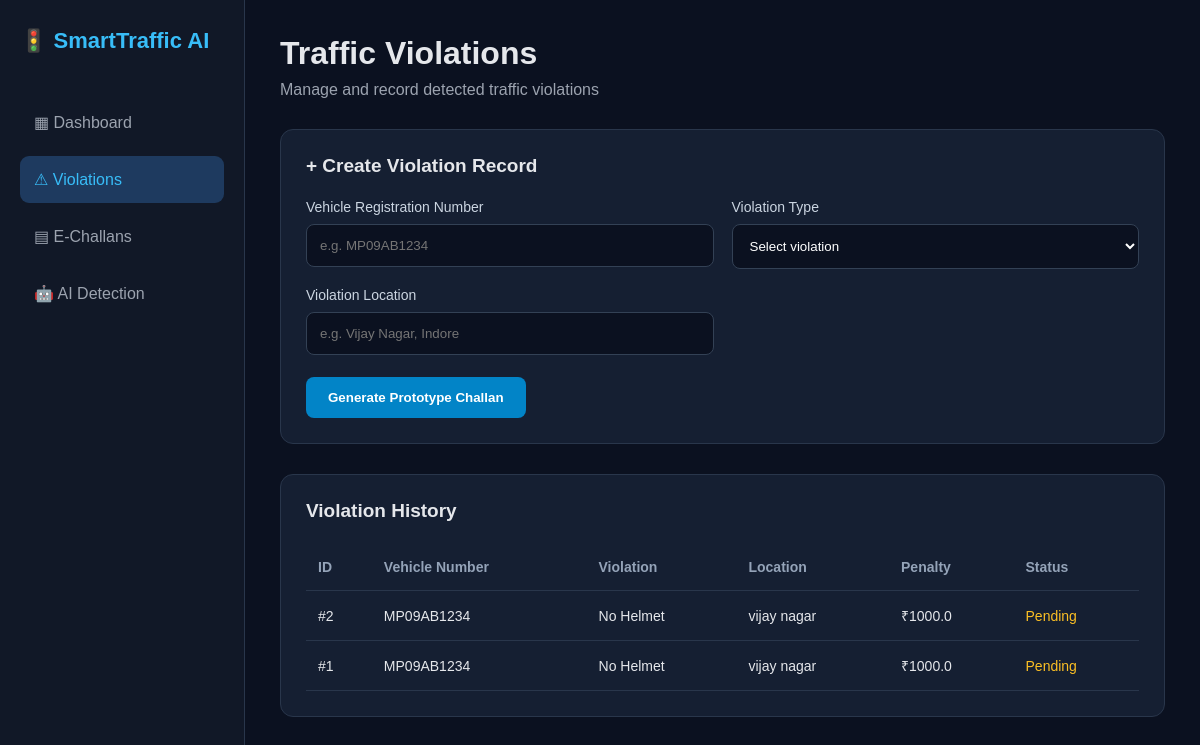
Screenshot of /violations with the database file from the repository.
### tables this page shows
CREATE TABLE violations (
            id INTEGER PRIMARY KEY AUTOINCREMENT,
            vehicle_number TEXT NOT NULL,
            violation_type TEXT NOT NULL,
            location TEXT,
            violation_time TEXT NOT NULL,
            evidence_path TEXT,
            penalty REAL DEFAULT 0,
            status TEXT DEFAULT 'Pending'
        );

### app.py (the view)
@app.route("/violations")
def violations():
    conn = get_db()
    records = conn.execute(
        "SELECT * FROM violations ORDER BY id DESC"
    ).fetchall()
    conn.close()
    return render_template(
        "violations.html",
        violations=records
    )

### database.py (called while the page is built)
def get_db():
    DB_PATH.parent.mkdir(parents=True, exist_ok=True)
    conn = sqlite3.connect(DB_PATH)
    conn.row_factory = sqlite3.Row
    conn.execute("PRAGMA foreign_keys = ON")
    return conn

### templates/violations.html (shortened to what this page needs)
<!DOCTYPE html>
<html lang="en">
<head>
</head>
<body>
<aside class="sidebar">
    <div class="logo">🚦 SmartTraffic AI</div>
    <nav>
        <a href="/">▦ Dashboard</a>
        <a href="/violations" class="active">⚠ Violations</a>
        <a href="/challans">▤ E-Challans</a>
        <a href="/ai-detection">🤖 AI Detection</a>
    </nav>
</aside>
<main>
    <h1>Traffic Violations</h1>
    <p class="subtitle">Manage and record detected traffic violations</p>
    <section class="panel">
        <h2>+ Create Violation Record</h2>
        <form action="/add-violation" method="POST">
            <div class="form-grid">
                <div>
                    <label>Vehicle Registration Number</label>
                    <input
                        type="text"
                        name="vehicle_number"
                        placeholder="e.g. MP09AB1234"
                        required
                    >
                </div>
                <div>
                    <label>Violation Type</label>
                    <select name="violation_type" required>
                        <option value="">Select violation</option>
                    </select>
                </div>
                <div>
                    <label>Violation Location</label>
                    <input
                        type="text"
                        name="location"
                        placeholder="e.g. Vijay Nagar, Indore"
                        required
                    >
                </div>
            </div>
            <button type="submit">
                Generate Prototype Challan
            </button>
        </form>
    </section>
    <section class="panel">
        <h2>Violation History</h2>
        <div class="table-wrap">
            <table>
                <thead>
                    <tr>
                        <th>ID</th>
                        <th>Vehicle Number</th>
                        <th>Violation</th>
                        <th>Location</th>
                        <th>Penalty</th>
                        <th>Status</th>
                    </tr>
                </thead>
                <tbody>
                    {% for item in violations %}
                    <tr>
                        <td>#{{ item.id }}</td>
                        <td>{{ item.vehicle_number }}</td>
                        <td>{{ item.violation_type }}</td>
                        <td>{{ item.location }}</td>
                        <td>₹{{ item.penalty }}</td>
                        <td class="status">{{ item.status }}</td>
                    </tr>
                    {% endfor %}
                </tbody>
            </table>
        </div>
    </section>
</main>
</body>
</html>

### templates/violations.html (style rules this page uses)
* { box-sizing: border-box; margin: 0; padding: 0; }
body { background: #0b1120; color: #e5e7eb; font-family: Arial, sans-serif; display: flex; min-height: 100vh; }
.sidebar { width: 245px; flex-shrink: 0; background: #111827; padding: 28px 20px; border-right: 1px solid #29364b; }
.logo { font-size: 22px; font-weight: bold; color: #38bdf8; margin-bottom: 45px; }
nav a { display: block; padding: 14px; margin-bottom: 10px; color: #9ca3af; text-decoration: none; border-radius: 9px; }
nav a:hover, nav a.active { background: #1e3a5f; color: #38bdf8; }
main { flex: 1; padding: 35px; min-width: 0; }
.subtitle { color: #9ca3af; margin-top: 9px; }
.panel { background: #151f32; border: 1px solid #29364b; border-radius: 13px; padding: 25px; margin-top: 30px; }
.panel h2 { font-size: 19px; margin-bottom: 22px; }
.form-grid { display: grid; grid-template-columns: repeat(2, minmax(0, 1fr)); gap: 18px; }
label { display: block; color: #cbd5e1; margin-bottom: 9px; font-size: 14px; }
input, select { width: 100%; padding: 13px; border-radius: 8px; border: 1px solid #334155; background: #0b1120; color: white; outline: none; }
button { margin-top: 22px; padding: 13px 22px; border: none; border-radius: 8px; background: #0284c7; color: white; font-weight: bold; cursor: pointer; }
.table-wrap { overflow-x: auto; }
table { width: 100%; min-width: 650px; border-collapse: collapse; text-align: left; }
th, td { padding: 15px 12px; border-bottom: 1px solid #29364b; font-size: 14px; }
th { color: #94a3b8; }
.status { color: #fbbf24; }

### rows the page displays
violations: id "2", vehicle_number "MP09AB1234", violation_type "No Helmet", location "vijay nagar", penalty "1000.0", status "Pending"
violations: id "1", vehicle_number "MP09AB1234", violation_type "No Helmet", location "vijay nagar", penalty "1000.0", status "Pending"
